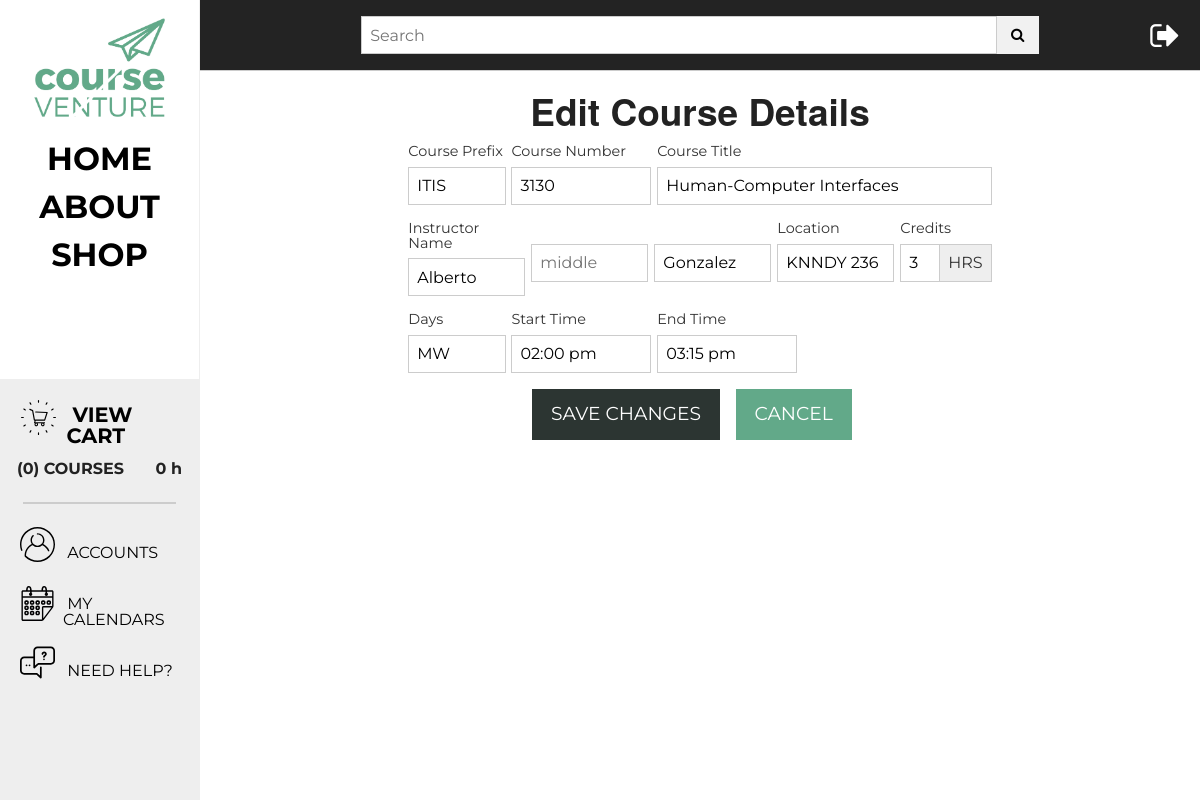
/view/editCourseDetails.php?courseID=28 (signed in), run on the app's committed database.
### tables this page shows
CREATE TABLE `courses` (
  `CRN` varchar(5) NOT NULL,
  `subject` varchar(5) NOT NULL,
  `course` varchar(6) NOT NULL,
  `section` varchar(4) NOT NULL,
  `credits` varchar(5) NOT NULL,
  `title` varchar(70) NOT NULL,
  `days` varchar(5) NOT NULL,
  `startTime` varchar(18) NOT NULL,
  `endTime` varchar(18) NOT NULL,
  `capacity` varchar(4) NOT NULL,
  `location` varchar(10) NOT NULL
);

CREATE TABLE `teacher` (
  `index` int(20) NOT NULL,
  `firstName` varchar(34) NOT NULL,
  `middleName` varchar(34) DEFAULT NULL,
  `lastName` varchar(34) NOT NULL,
  `teacherID` varchar(9) NOT NULL,
  `email` varchar(34) NOT NULL
);

### model/courses_db.php (called while the page is built, shortened)
<?php
  function get_course_details($courseID) {
    global $db;
    $query = 'SELECT courses.CRN, courses.course, courses.subject, courses.title, courses.location, courses.credits, courses.days, courses.startTime, courses.endTime, teacher.firstName, teacher.middleName, teacher.lastName, teacher.email, teacher.teacherID
          FROM coursesTaught
          INNER JOIN courses
          ON courses.CRN = coursestaught.CRN
          INNER JOIN teacher
          ON teacher.teacherID = coursestaught.teacherID
          WHERE coursestaughtID = :courseID';
    $statement = $db->prepare($query);
    $statement->bindValue(":courseID", $courseID);
    $statement->execute();
    $details = $statement->fetch();
    return $details;
  }
?>

### view/partials/globalVars.php (called while the page is built, shortened)
<?php
  $detailsPage = "courseDetails.php";
?>

### view/editCourseDetails.php (the view, shortened to what this page needs)
<?php
  require('../model/database.php');
  require "../model/courses_db.php";
  include 'partials/globalVars.php';
  if (isset($_GET["courseID"])) {
    $courseID = $_GET["courseID"];
  } else {
    $courseID = "";
  }
  $course = get_course_details($courseID);
?>
<!doctype html>
<html lang="en">
  <head>
    <?php include 'partials/preBodyHead.php'; ?>
  </head>
  <body>
    <div class="grid-frame">
      <?php include 'partials/sideMenu.php'; ?>
      <div class="grid-block collapse medium-9 large-10 vertical">
        <?php include 'partials/topMenu.php'; ?>
        <div class="medium-7 grid-container space-top">
          <h2 class="main-heading">Edit Course Details</h2>
          <form action="." method="post">
            <div class="grid-block">
              <div class="medium-2 grid-block vertical">
                <label>Course Prefix</label>
                <input type="text" name="subject" value="<?php echo $course['subject']; ?>" maxlength="4"/>
              </div>
              <div class="medium-3 grid-block space-left vertical">
                <label>Course Number</label>
                <input type="text" name="course" value="<?php echo $course['course']; ?>" maxlength="4"/>
              </div>
              <div class="grid-block space-left vertical">
                <label>Course Title</label>
                <input type="text" name="title" value="<?php echo $course['title']; ?>"/>
              </div>
            </div>
            <div class="grid-block">
              <div class="grid-block vertical">
                <label>Instructor Name</label>
                <input type="text" name="firstName" value="<?php echo $course['firstName']; ?>" placeholder="first"/>
              </div>
              <div class="grid-block space-left vertical">
                <label>&nbsp;</label>
                <input type="text" name="middleName" value="<?php echo $course['middleName']; ?>" placeholder="middle"/>
              </div>
              <div class="grid-block space-left vertical">
                <label>&nbsp;</label>
                <input type="text" name="lastName" value="<?php echo $course['lastName']; ?>" placeholder="last"/>
              </div>
              <div class="grid-block space-left vertical">
                <label>Location</label>
                <input type="text" name="location" value="<?php echo $course['location']; ?>"/>
              </div>
              <div class="medium-2 grid-block space-left vertical">
                <label>Credits</label>
                <span class="inline-label">
                  <input type="text" name="credits" value="<?php echo $course['credits']; ?>" maxlength="1"/>
                  <span class="form-label">HRS</span>
                </span>
              </div>
            </div>
            <div class="grid-block">
              <div class="medium-2 grid-block vertical">
                <label>Days</label>
                <input type="text" name="days" value="<?php echo $course['days']; ?>"/>
              </div>
              <div class="medium-3 grid-block space-left vertical">
                <label>Start Time</label>
                <input type="text" name="startTime" value="<?php echo $course['startTime']; ?>"/>
              </div>
              <div class="medium-3 grid-block space-left vertical">
                <label>End Time</label>
                <input type="text" name="endTime" value="<?php echo $course['endTime']; ?>"/>
              </div>
            </div>
            <div class="align-center grid-block">
              <input type="submit" class="button primary large" value="SAVE CHANGES"/>
              <a href="<?php echo $detailsPage.'?courseID='.$courseID; ?>" class="button secondary large">CANCEL</a>
            </div>
          </div>
      </div>
    </div>
  </body>
</html>

### view/resources/css/app.css (style rules this page uses)
body { font-family: 'Montserrat', sans-serif; }
.space-top { padding-top: 1%; }
.space-left { padding-left: 1%; }
.button, .button.primary { background: #2C3532; color: #fff; }
.button.secondary { background: #62A989; color: #fff; }
.main-heading { text-align: center; font-weight: bold; }

### data on the page
courses: subject "ITIS", course "3130", title "Human-Computer Interfaces", firstName "Alberto", lastName "Gonzalez", location "KNNDY 236", credits "3", days "MW", startTime "02:00 pm", endTime "03:15 pm"

### other printed values
$numCourses "0"
$creditHours "0"
